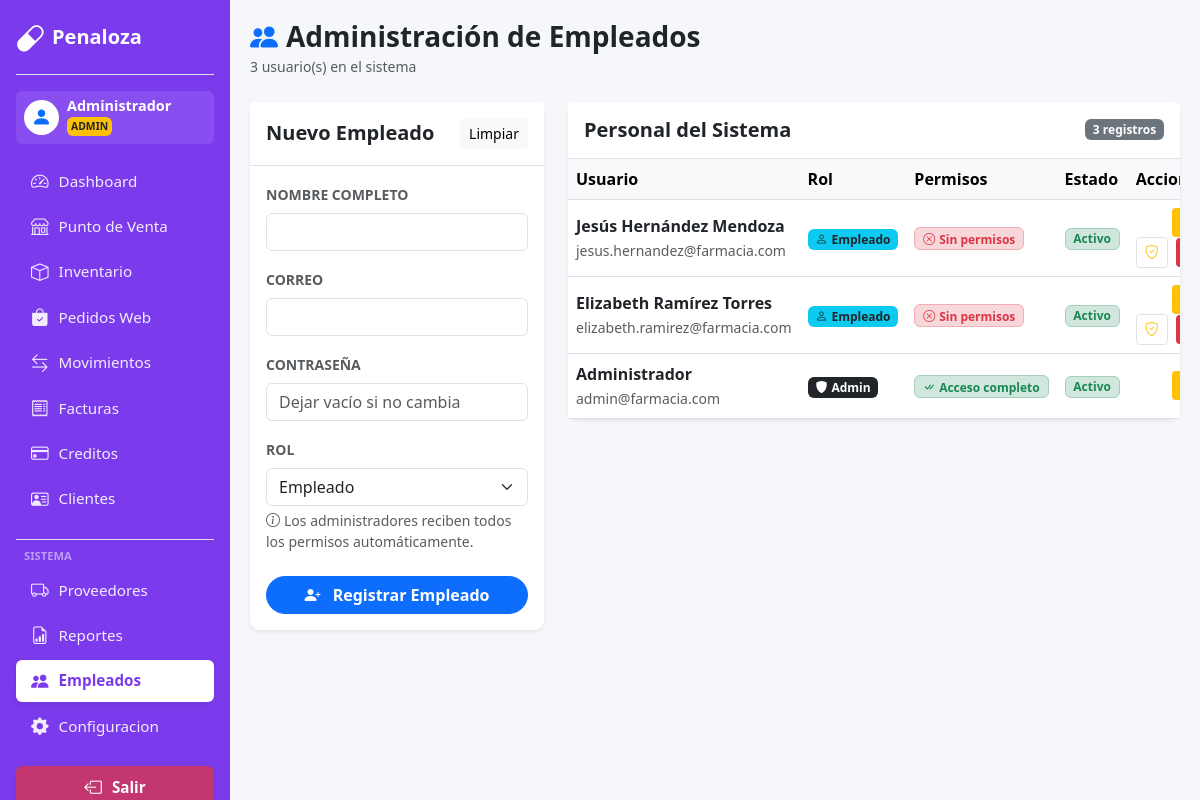
The page /WEb_PP/empleados.php (signed in) on the database its author committed.
### tables this page shows
CREATE TABLE `empleados_permisos` (
  `id_usuario`    int(11) NOT NULL,
  `ventas`        tinyint(1) NOT NULL DEFAULT 0,
  `inventario`    tinyint(1) NOT NULL DEFAULT 0,
  `compras`       tinyint(1) NOT NULL DEFAULT 0,
  `clientes`      tinyint(1) NOT NULL DEFAULT 0,
  `creditos`      tinyint(1) NOT NULL DEFAULT 0,
  `reportes`      tinyint(1) NOT NULL DEFAULT 0,
  `configuracion` tinyint(1) NOT NULL DEFAULT 0,
  `empleados`     tinyint(1) NOT NULL DEFAULT 0,
  `pedidos_web`   tinyint(1) NOT NULL DEFAULT 0 COMMENT 'Permiso para aceptar/rechazar pedidos de la plataforma web'
);

CREATE TABLE `usuarios` (
  `id_usuario` int(11) NOT NULL,
  `nombre` varchar(150) NOT NULL,
  `correo` varchar(150) NOT NULL,
  `contraseña` varchar(255) NOT NULL,
  `rol` enum('admin','empleado','cliente') NOT NULL DEFAULT 'empleado',
  `estado` enum('activo','inactivo') NOT NULL DEFAULT 'activo',
  `verificado` tinyint(1) NOT NULL DEFAULT 1,
  `token_verificacion` varchar(64) DEFAULT NULL,
  `token_expira` datetime DEFAULT NULL,
  `rfc` varchar(20) DEFAULT NULL,
  `tipo_cliente` varchar(20) NOT NULL DEFAULT 'minorista',
  `limite_mayoreo` int(11) NOT NULL DEFAULT 50,
  `intentos_fallidos` int(11) NOT NULL DEFAULT 0,
  `bloqueado_hasta` datetime DEFAULT NULL,
  `fecha_registro` datetime NOT NULL DEFAULT current_timestamp()
);

### WEb_PP/app_helpers.php (called while the page is built, shortened)
<?php
if (!function_exists('h')) {
    function h($value) {
        return htmlspecialchars((string)$value, ENT_QUOTES, 'UTF-8');
    }
}
?>

### WEb_PP/empleados.php (the view, shortened to what this page needs)
<?php
include 'db.php';
include 'header.php';
$permisosConfig = [
    'ventas'        => ['label' => 'Ventas',              'icon' => 'bi-cart3',                  'desc' => 'Acceso al punto de venta (POS)'],
    'pedidos_web'   => ['label' => 'Pedidos Web',         'icon' => 'bi-bag-check-fill',         'desc' => 'Aceptar o rechazar pedidos de la plataforma web'],
    'inventario'    => ['label' => 'Inventario',          'icon' => 'bi-box-seam',               'desc' => 'Ver y editar productos en inventario'],
    'compras'       => ['label' => 'Compras',             'icon' => 'bi-truck',                  'desc' => 'Gestión de proveedores y facturas'],
    'clientes'      => ['label' => 'Clientes',            'icon' => 'bi-person-vcard',           'desc' => 'Administrar información de clientes'],
    'creditos'      => ['label' => 'Créditos',            'icon' => 'bi-credit-card',            'desc' => 'Gestión de créditos y pagos'],
    'reportes'      => ['label' => 'Reportes',            'icon' => 'bi-file-earmark-bar-graph', 'desc' => 'Acceso a reportes y estadísticas'],
    'configuracion' => ['label' => 'Configuración',       'icon' => 'bi-gear-fill',              'desc' => 'Ajustes generales del sistema'],
    'empleados'     => ['label' => 'Empleados',           'icon' => 'bi-people-fill',            'desc' => 'Administrar empleados y permisos'],
];
$usuarios = $conexion->query("
    SELECT u.*,
           ep.ventas, ep.inventario, ep.compras, ep.clientes,
           ep.creditos, ep.reportes, ep.configuracion, ep.empleados AS perm_empleados
    FROM usuarios u
    LEFT JOIN empleados_permisos ep ON ep.id_usuario = u.id_usuario
    WHERE u.rol != 'cliente'
    ORDER BY u.estado ASC, u.id_usuario DESC
")->fetchAll(PDO::FETCH_ASSOC);
?>
<div class="d-flex justify-content-between align-items-center mb-4">
    <div>
        <h3 class="fw-bold text-dark mb-0"><i class="bi bi-people-fill me-2 text-primary"></i>Administración de Empleados</h3>
        <small class="text-muted"><?php echo count($usuarios); ?> usuario(s) en el sistema</small>
    </div>
</div>
<div class="row g-4">
    <div class="col-md-4">
        <div class="card card-custom border-0 shadow-sm sticky-top" style="top: 20px;">
            <div class="card-header bg-white border-bottom py-3 d-flex justify-content-between align-items-center">
                <h5 class="fw-bold mb-0" id="tituloForm">Nuevo Empleado</h5>
                <button type="button" class="btn btn-sm btn-light" onclick="limpiarForm()">Limpiar</button>
            </div>
            <div class="card-body">
                <form method="POST">
                    <div class="mb-3">
                        <label class="form-label small text-muted fw-bold">NOMBRE COMPLETO</label>
                        <input type="text" name="nombre" id="inputNombre" class="form-control" required>
                    </div>
                    <div class="mb-3">
                        <label class="form-label small text-muted fw-bold">CORREO</label>
                        <input type="email" name="correo" id="inputCorreo" class="form-control" required>
                    </div>
                    <div class="mb-3">
                        <label class="form-label small text-muted fw-bold">CONTRASEÑA</label>
                        <input type="password" name="password" class="form-control" placeholder="Dejar vacío si no cambia">
                    </div>
                    <div class="mb-4">
                        <label class="form-label small text-muted fw-bold">ROL</label>
                        <select name="rol" id="inputRol" class="form-select">
                            <option value="empleado">Empleado</option>
                        </select>
                        <div class="form-text small text-muted mt-1">
                            <i class="bi bi-info-circle me-1"></i>Los administradores reciben todos los permisos automáticamente.
                        </div>
                    </div>
                    <button type="submit" class="btn btn-primary w-100 rounded-pill fw-bold" id="btnGuardar">
                        <i class="bi bi-person-plus-fill me-2"></i> Registrar Empleado
                    </button>
                </form>
            </div>
        </div>
    </div>
    <div class="col-md-8">
        <div class="card card-custom border-0 shadow-sm">
            <div class="card-header bg-white border-bottom py-3 d-flex justify-content-between align-items-center">
                <h5 class="fw-bold mb-0">Personal del Sistema</h5>
                <span class="badge bg-secondary"><?php echo count($usuarios); ?> registros</span>
            </div>
            <div class="table-responsive">
                <table class="table table-hover align-middle mb-0">
                    <thead class="table-light">
                        <tr>
                            <th>Usuario</th>
                            <th>Rol</th>
                            <th>Permisos</th>
                            <th>Estado</th>
                            <th class="text-end">Acciones</th>
                        </tr>
                    </thead>
                    <tbody>
                    <?php foreach ($usuarios as $u):
                        $esActivo  = $u['estado'] === 'activo';
                        $esAdmin   = $u['rol'] === 'admin';
                        $claseFila = $esActivo ? '' : 'bg-light text-muted';
                        $uid       = (int)$u['id_usuario'];
                        $permsCols   = array_keys($permisosConfig);
                        $activosPerms = 0;
                        foreach ($permsCols as $pc) {
                            $colKey = $pc === 'empleados' ? 'perm_empleados' : $pc;
                            if ((int)($u[$colKey] ?? 0)) $activosPerms++;
                        }
                    ?>
                    <tr class="<?php echo $claseFila; ?>">
                        <td>
                            <div class="fw-bold"><?php echo h($u['nombre']); ?></div>
                            <small class="text-muted"><?php echo h($u['correo']); ?></small>
                        </td>
                        <td>
                            <?php if ($u['rol'] === 'admin'): ?>
                                <span class="badge bg-dark"><i class="bi bi-shield-fill me-1"></i>Admin</span>
                            <?php else: ?>
                                <span class="badge bg-info text-dark"><i class="bi bi-person me-1"></i>Empleado</span>
                            <?php endif; ?>
                        </td>
                        <td>
                            <?php if ($esAdmin): ?>
                                <span class="badge bg-success-subtle text-success border border-success-subtle small">
                                    <i class="bi bi-check-all me-1"></i>Acceso completo
                                </span>
                            <?php elseif ($activosPerms === 0): ?>
                                <span class="badge bg-danger-subtle text-danger border border-danger-subtle small">
                                    <i class="bi bi-x-circle me-1"></i>Sin permisos
                                </span>
                            <?php endif; ?>
                        </td>
                        <td>
                            <?php if ($esActivo): ?>
                                <span class="badge bg-success-subtle text-success border border-success-subtle">Activo</span>
                            <?php else: ?>
                                <span class="badge bg-secondary-subtle text-secondary border border-secondary-subtle">Inactivo</span>
                            <?php endif; ?>
                        </td>
                        <td class="text-end">
                            <button class="btn btn-sm btn-warning text-dark border-0 me-1"
                                    title="Editar datos"
                                    onclick='editarUsuario(<?php echo json_encode($u); ?>)'>
                            </button>
                            <?php if ($uid != (int)$_SESSION['id_usuario']): ?>
                                <a href="empleados.php?permisos=<?php echo $uid; ?>"
                                   class="btn btn-sm btn-outline-warning border me-1"
                                   title="Gestionar permisos">
                                    <i class="bi bi-shield-check"></i>
                                </a>
                                <?php if ($esActivo): ?>
                                    <a href="empleados.php?id=<?php echo $uid; ?>&cambiar_estado=inactivo"
                                       class="btn btn-sm btn-danger border-0"
                                       onclick="return confirm('¿Desactivar a este usuario? Ya no podrá entrar al sistema.');"
                                       title="Desactivar acceso">
                                    </a>
                                <?php endif; ?>
                            <?php endif; ?>
                        </td>
                    </tr>
                    <?php endforeach; ?>
                    </tbody>
                </table>
            </div>
        </div>
    </div>
</div>
</div></div>
</body></html>

### WEb_PP/header.php (style rules this page uses)
:root { --sidebar-w: 230px; }
body { background-color: #f5f7fb; font-family: 'Segoe UI', sans-serif; }
.card-custom { border: 1px solid #eaeaea; border-radius: 10px; box-shadow: 0 2px 10px rgba(0,0,0,0.03); background: white; }

### rows shown on the page
empleados_permisos: id_usuario.nombre "Jesús Hernández Mendoza", id_usuario.correo "jesus.hernandez@farmacia.com", shows "Empleado", shows "Sin permisos"
empleados_permisos: id_usuario.nombre "Elizabeth Ramírez Torres", id_usuario.correo "elizabeth.ramirez@farmacia.com", shows "Empleado", shows "Sin permisos"
empleados_permisos: id_usuario.nombre "Administrador", id_usuario.correo "admin@farmacia.com", shows "Acceso completo"

### other values the page prints
$nombreSesion "Administrador"
$_SESSION['rol'] "ADMIN"
count($usuarios) "3"
